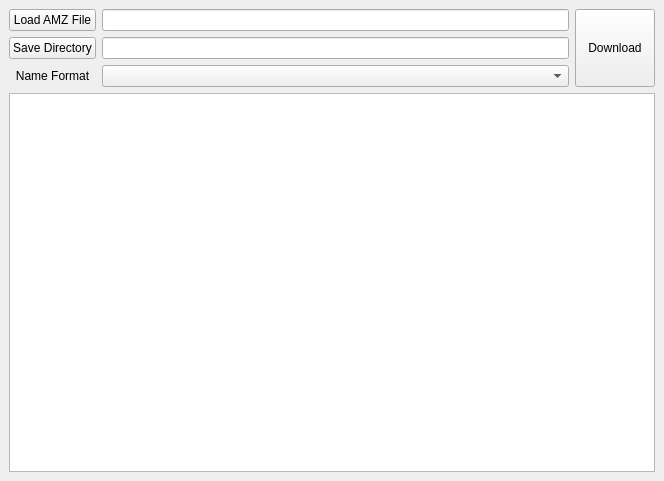
<?xml version="1.0" encoding="UTF-8"?>
<ui version="4.0">
 <class>MainWindow</class>
 <widget class="QMainWindow" name="MainWindow">
  <property name="geometry">
   <rect>
    <x>0</x>
    <y>0</y>
    <width>664</width>
    <height>481</height>
   </rect>
  </property>
  <property name="windowTitle">
   <string>Pymazon</string>
  </property>
  <widget class="QWidget" name="centralwidget">
   <property name="sizePolicy">
    <sizepolicy hsizetype="Expanding" vsizetype="Expanding">
     <horstretch>0</horstretch>
     <verstretch>0</verstretch>
    </sizepolicy>
   </property>
   <layout class="QGridLayout" name="gridLayout">
    <item row="0" column="0">
     <widget class="QPushButton" name="amz_button">
      <property name="text">
       <string>Load AMZ File</string>
      </property>
     </widget>
    </item>
    <item row="0" column="1">
     <widget class="QLineEdit" name="amz_lineedit">
      <property name="readOnly">
       <bool>true</bool>
      </property>
     </widget>
    </item>
    <item row="0" column="2" rowspan="3">
     <widget class="QPushButton" name="dl_button">
      <property name="sizePolicy">
       <sizepolicy hsizetype="Minimum" vsizetype="Expanding">
        <horstretch>0</horstretch>
        <verstretch>0</verstretch>
       </sizepolicy>
      </property>
      <property name="text">
       <string>Download</string>
      </property>
     </widget>
    </item>
    <item row="1" column="0">
     <widget class="QPushButton" name="dir_button">
      <property name="text">
       <string>Save Directory</string>
      </property>
     </widget>
    </item>
    <item row="1" column="1">
     <widget class="QLineEdit" name="dir_lineedit">
      <property name="readOnly">
       <bool>true</bool>
      </property>
     </widget>
    </item>
    <item row="2" column="0">
     <widget class="QLabel" name="filename_label">
      <property name="text">
       <string>Name Format</string>
      </property>
      <property name="alignment">
       <set>Qt::AlignCenter</set>
      </property>
     </widget>
    </item>
    <item row="2" column="1">
     <widget class="QComboBox" name="fmt_box">
      <property name="currentIndex">
       <number>-1</number>
      </property>
     </widget>
    </item>
    <item row="3" column="0" colspan="3">
     <widget class="QTableView" name="tableView"/>
    </item>
   </layout>
  </widget>
 </widget>
 <resources/>
 <connections/>
</ui>
